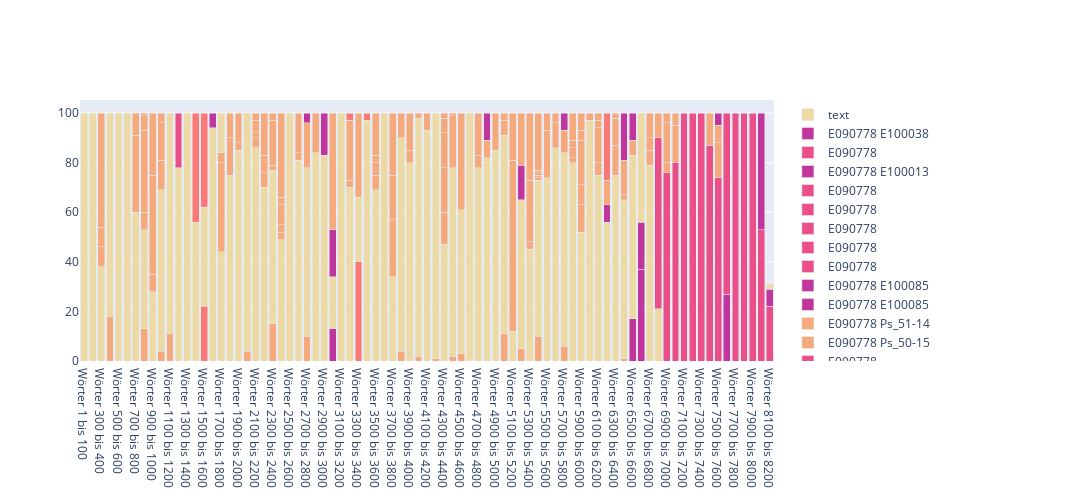

Notebook code cell kept with this figure:
### Code cell
x = create_stacked_chart(sermon)
x
